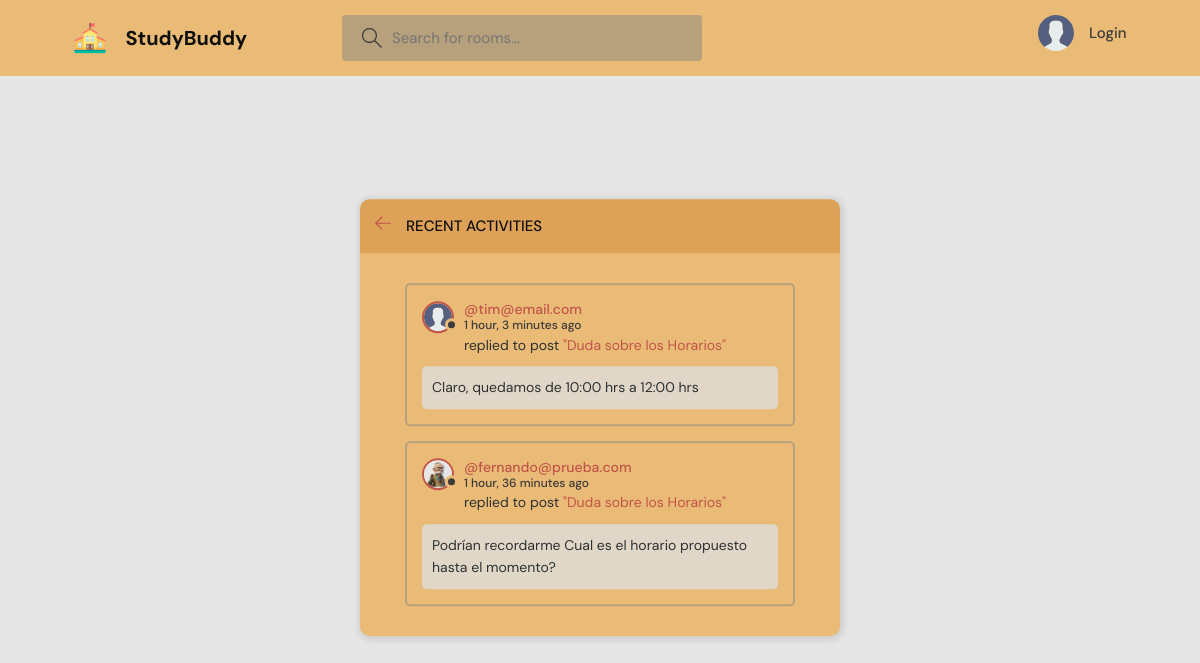
The page /activity/ on the database its author committed.
### base/models.py (models this page shows, shortened)
class Message(models.Model):
    user = models.ForeignKey(User, on_delete=models.CASCADE)
    room = models.ForeignKey(Room, on_delete=models.CASCADE)
    body = models.TextField()
    updated=models.DateTimeField(auto_now=True)
    created=models.DateTimeField(auto_now_add=True)
    class Meta: #Metadata
        ordering= ['-updated', '-created']#we use this to order how the elements are shown.

class User(AbstractUser):
    name = models.CharField(max_length=200, null=True)
    email = models.EmailField(unique=True ,null=True)
    bio = models.TextField(null=True)
    avatar = models.ImageField(null=True, default="avatar.svg")
    USERNAME_FIELD = 'email'
    REQUIRED_FIELDS = []

class Room(models.Model):
    host=models.ForeignKey(User, on_delete=models.SET_NULL, null=True)
    topic=models.ForeignKey(Topic, on_delete=models.SET_NULL, null=True)
    participants=models.ManyToManyField(User, related_name='participants', blank=True)
    name = models.CharField(max_length=200)
    description=models.TextField(null=True, blank=True)#it means it can be null
    updated=models.DateTimeField(auto_now=True)#takes a snapshot on every time we save it or update it
    created=models.DateTimeField(auto_now_add=True)#takes a snapshot only one time, when it was created
    class Meta: #Metadata
        ordering= ['-updated', '-created']#we use this to order how the elements are shown.
    def __str__(self):
        return self.name

### base/views.py (the view)
# urls.py: path('activity/', views.activityPage, name="activity"),
def activityPage(request):
    room_messages = Message.objects.all()
    context={'room_messages': room_messages}
    return render(request, 'base/activity.html', context)

### base/templates/base/activity.html (shortened to what this page needs)
{% extends 'main.html' %}
{% block content %}
    <main class="layout">
      <div class="container">
        <div class="layout__box">
          <div class="layout__boxHeader">
            <div class="layout__boxTitle">
              <a href="{{request.META.HTTP_REFERER}}">
                <svg version="1.1" xmlns="http://www.w3.org/2000/svg" width="32" height="32" viewBox="0 0 32 32">
                  <title>arrow-left</title>
                  <path
                    d="M13.723 2.286l-13.723 13.714 13.719 13.714 1.616-1.611-10.96-10.96h27.625v-2.286h-27.625l10.965-10.965-1.616-1.607z"
                  ></path>
                </svg>
              </a>
              <h3>Recent Activities</h3>
            </div>
          </div>
          <div class="activities-page layout__body">
            {% for message in room_messages %}
            <div class="activities__box">
              <div class="activities__boxHeader roomListRoom__header">
                <a href="{% url 'user-profile' message.user.id %}" class="roomListRoom__author">
                  <div class="avatar avatar--small">
                    <img src="{{message.user.avatar.url}}" />
                  </div>
                  <p>
                    @{{message.user}}
                    <span>{{message.created | timesince}} ago</span>
                  </p>
                </a>
              </div>
              <div class="activities__boxContent">
                <p>replied to post <a href="{% url 'room' message.room.id %}">"{{message.room}}"</a></p>
                <div class="activities__boxRoomContent">
                  {{message.body}}
                </div>
              </div>
            </div>
            {% endfor %}
          </div>
        </div>
      </div>
    </main>
{% endblock %}

### static/styles/style.css (style rules this page uses)
:root { --color-main: #c2544a; --color-main-light: #e1f6fb; --color-dark: #e9bb76; --color-dark-inner: #e0d7c9; --color-dark-medium: #b7a07c; --color-dark-light: #dda157; --color-light: #0e0e0e; --color-gray: #3d3a3a; --color-light-gray: #2e3131; --color-bg: #e6e6e7; --color-success: #5dd693; --color-error: #fc4b0b; }
* { font-family: "DM Sans", -apple-system, BlinkMacSystemFont, "Segoe UI", Roboto, Oxygen, Ubuntu, Cantarell, "Open Sans", "Helvetica Neue", sans-serif; margin: 0; padding: 0; box-sizing: border-box; text-rendering: optimizeLegibility; font-size: inherit; }
html { font-size: 56.25%; }
@media only screen and (min-width: 1200px) { html { font-size: 62.5%; } }
body { line-height: 1.6; font-weight: 400; font-size: 1.5rem; color: var(--color-light-gray); background-color: var(--color-bg); min-height: 100vh; }
img { width: 100%; }
a { display: inline-block; color: var(--color-main); text-decoration: none; }
.container { max-width: 120rem; width: 90%; margin: auto; }
.avatar { position: relative; display: inline-block; border-radius: 50%; border: 2px solid var(--color-main); }
.avatar img { display: block; border-radius: 50%; object-fit: cover; object-position: center; }
.avatar::after { content: ""; display: block; position: absolute; background-color: var(--color-gray); z-index: 111; border-radius: 50%; border: 0.3rem solid var(--color-dark); }
.avatar.avatar--small img { width: 2.8rem; height: 2.8rem; }
.avatar.avatar--small:after { width: 0.7rem; height: 0.7rem; bottom: 0px; right: -6px; }
.layout { margin-top: 2.4rem; }
.layout > .container { display: flex; justify-content: space-between; align-items: flex-start; }
.layout__box { width: 90%; max-width: 48rem; min-height: 40rem; position: absolute; top: 50%; left: 50%; transform: translate(-50%, -46%); background-color: var(--color-dark); border-radius: 1rem; box-shadow: 1px 1px 6px 3px rgba(0, 0, 0, 0.1); overflow: hidden; }
.layout__boxHeader { display: flex; padding: 1.5rem; background-color: var(--color-dark-light); }
.layout__boxTitle { display: flex; gap: 1.5rem; align-items: center; }
.layout__boxTitle h3 { text-transform: uppercase; font-weight: 500; color: var(--color-light); }
.layout__boxTitle svg { width: 1.6rem; height: 1.6rem; fill: var(--color-main); }
.layout__body { margin: 3rem; }
.roomListRoom__header { display: flex; justify-content: space-between; align-items: center; }
.roomListRoom__author { font-weight: 500; display: flex; align-items: center; gap: 1rem; }
.activities__box { margin: 1.5rem; padding: 1.5rem; border: 2px solid var(--color-dark-medium); border-radius: 5px; }
.activities__boxHeader p { font-size: 1.4rem; line-height: 1.3; }
.activities__boxHeader p span { color: var(--color-gray); font-size: 1.2rem; display: block; }
.activities__boxContent { margin-left: 4.2rem; }
.activities__boxContent { font-size: 1.4rem; }
.activities__boxRoomContent { background: var(--color-dark-inner); padding: 1rem; border-radius: 5px; margin-top: 1rem; margin-left: -4.2rem; }

### rows shown on the page
Message: user.avatar (placeholder picture), user "tim@email.com", created "1 hour, 3 minutes", room "Duda sobre los Horarios", body "Claro, quedamos de 10:00 hrs a 12:00 hrs"
Message: user.avatar (picture), user "fernando@prueba.com", created "1 hour, 36 minutes", room "Duda sobre los Horarios", body "Podrían recordarme Cual es el horario propuesto hasta el momento?"
